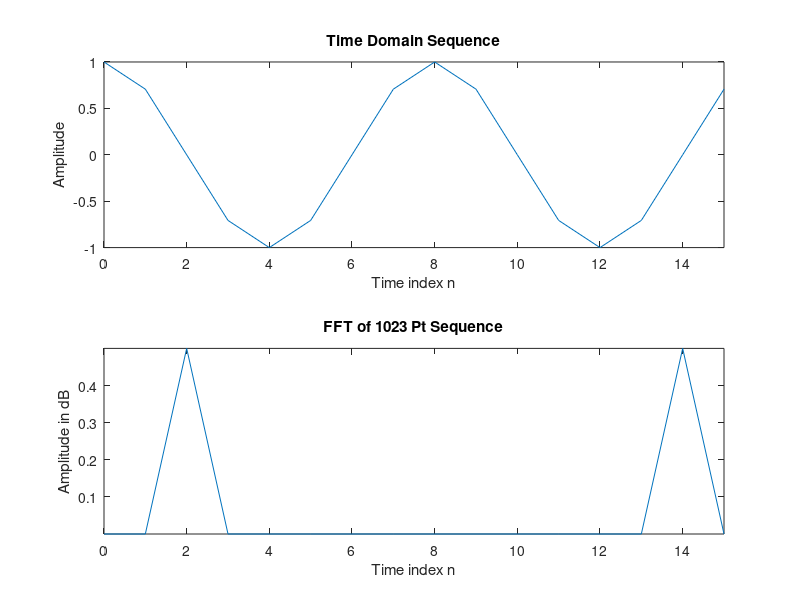

MATLAB code for this plot:
% Program sinad
% Generation of a sinusoidal sequence
N = 16;
n = 0:N-1;	
f = 2/(N+0); %Changing denominator makes non-coherent
phase = 0;			

A = 1.0; %Scale the amplitude for unity output
arg = 2*pi*f*n - phase; 
x = A*cos(arg); %creates fundamental frequency

%x=x+0.1; %creates a DC offset

noise = 10^((20*log10(A)-100)/20)*randn(1,N); %Creates the noise floor
%x = x + noise;

Ah1=10^((20*log10(A)-70)/20);
harm1=Ah1*cos(2*pi*2*f*n); %creates first Harmonic 30dB down
%x = x + harm1;

Ah2=10^((20*log10(A)-100)/20);
harm2=Ah2*cos(2*pi*3*f*n); %creates second Harmonic 60dB down
%x = x + harm2;

As1=10^((20*log10(A)-100)/20);
spur1=As1*cos(2*pi*1.2*f*n); %creates spur, 100db down
%x = x + spur1;

As2=10^((20*log10(A)-110)/20);
spur2=As2*cos(2*pi*0.7*f*n); %creates spur, 110db down
%x = x + spur2;

As3=10^((20*log10(A)-90)/20);
spur3=As3*cos(2*pi*3.8*f*n); %creates spur, 80db down
%x = x + spur3;

close all;			% Clear old graph
subplot(2,1,1);
plot(n,x);		% Plot the generated sequence
axis([0 N-1 -A A]);
title('Time Domain Sequence');
xlabel('Time index n');
ylabel('Amplitude');
axis;
subplot(2,1,2);
X = fft(x);
Y = abs(X);
Z = Y/N;
%Y = 20*log10(X);
%Y = Y - max(real(Y));
plot(n,Z);		% Plot the FFT of the sequence
axis([0 N-1 min(real(Z)) max(real(Z))]);
 
title('FFT of 1023 Pt Sequence');
xlabel('Time index n');
ylabel('Amplitude in dB');
axis;
